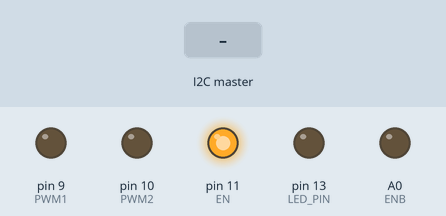
Recording of a sketch running on a simulated Arduino Uno, built with avr-gcc and run on an emulated ATmega328P. Shown: output pins drawn as LEDs (lit = HIGH). The inputs (shaded band) are chosen by the test bench.

Above: at 1.2 s.
1.3 s: the I2C master sends the byte 1
At 2.5 s:
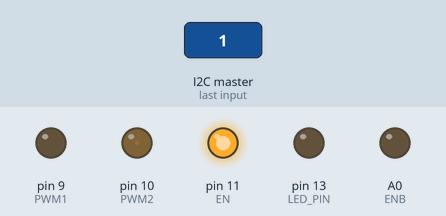
2.8 s: the I2C master sends the byte 90
At 3.8 s:
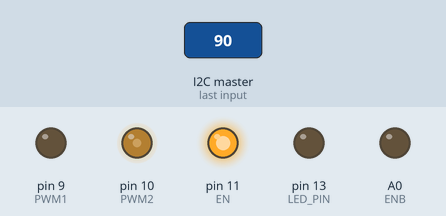
4.3 s: the I2C master sends the byte 200
At 4.9 s:
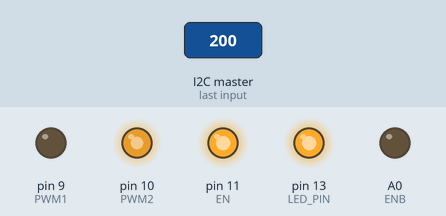
Timing chart, 0 to 7.3 s (numbered marks = the images above; inputs shaded):
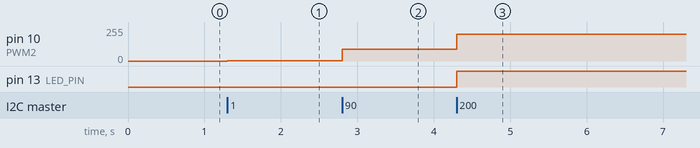

Measured:
- after the input at 1.3 s, pin 10 (PWM2): 0/255 → 1/255 at once
- after the input at 2.8 s, pin 10 (PWM2): 1/255 → 90/255 at once
- after the input at 4.3 s, pin 10 (PWM2): 90/255 → 200/255 at once; pin 13 (LED_PIN): LOW → HIGH at once

The sketch:

Beetle_engine_i2c.ino
```cpp
//#include <Encoder.h>
//#include <EEPROM.h>
#include <Wire.h>

#define LED_PIN 13
#define PWM1 9
#define PWM2 10
#define EN 11
#define ENB A0
#define FeedbackA A1
#define FeedbackB A2
#define address 6

//Encoder enc(A1, A2);
//=====[ VARIABLES ]============================================================

long Pos = 0;
//=====[ FUNCTIONS ]============================================================
/*
  void save_pos() {
  long a = Pos;
  for (int i = 0; i < 4; i++) {
    EEPROM.write(i, a && 0xFF);

  }
  }
*/
//=====[ SETUP ]================================================================
void setup() {
  //Serial.begin(9600);
  Wire.begin(address);                // join i2c bus with address #8
  Wire.onReceive(receiveEvent);

  pinMode(PWM1, OUTPUT);
  pinMode(PWM2, OUTPUT);
  pinMode(LED_PIN, OUTPUT);
  pinMode(EN, OUTPUT);
  pinMode(ENB, OUTPUT);

  digitalWrite(PWM1, LOW);
  digitalWrite(PWM2, LOW);
  digitalWrite(EN, HIGH);
  digitalWrite(ENB, LOW);

  //EEPROM.get(256, Pos);


}

//=====[ LOOP ]=================================================================
void loop() {
  /*
    long newPos;

    newPos = enc.read();
    if (newPos != Pos) {
    //Serial.print("encoder = ");
    Serial.println(newPos);
    //Serial.println();
    Pos = newPos;
    }
    EEPROM.put(256, Pos);
  */
  delay(5);
}

void receiveEvent(int howMany) {
  byte val = Wire.read();
  byte dir = Wire.read();
  /*
    Serial.print("val - ");
    Serial.print(val);
    Serial.print(" dir - ");
    Serial.println(dir);
  */
  if (dir == 1)
  {
    analogWrite(PWM1, val);
    analogWrite(PWM2, 0);
  }
  if (dir == 255)
  {
    analogWrite(PWM1, 0);
    analogWrite(PWM2, val);
  }
  if (dir == 0)
  {
    analogWrite(PWM1, 0);
    analogWrite(PWM2, 0);
  }
  analogWrite(LED_PIN, val);
}
```
